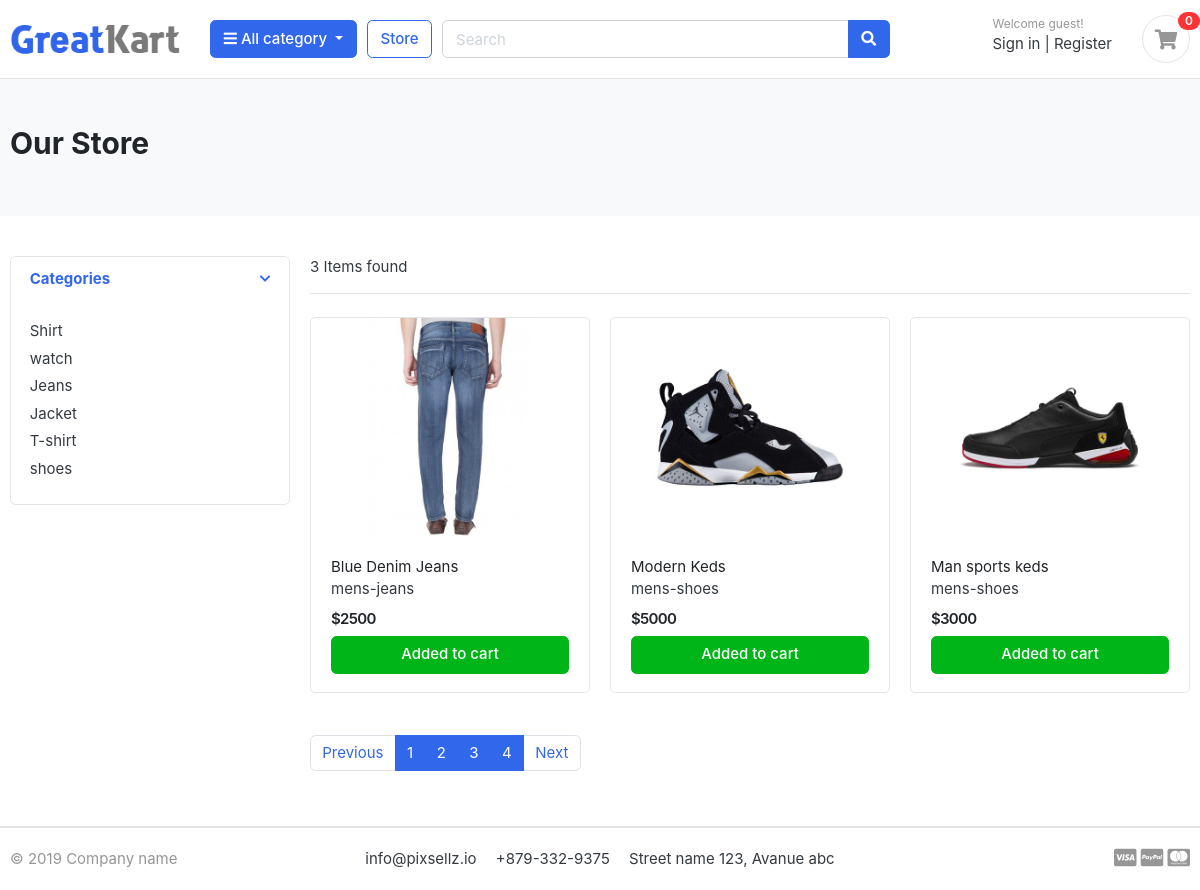
The page /store/?page=2 on the database its author committed.
### category/models.py (models this page shows, shortened)
class Category(models.Model):
    category_name = models.CharField(max_length=100, unique=True)
    slug = models.SlugField(max_length=100, unique=True)
    description = models.TextField(max_length=500, blank=True)
    cat_image = models.ImageField(upload_to= 'photos/category', blank=True)

### store/models.py (models this page shows)
class Product(models.Model):
    product_name = models.CharField(max_length=100, unique=True)
    slug = models.SlugField(max_length=200, unique=True)
    description = models.TextField(max_length=500, blank=True)
    price = models.IntegerField()
    image = models.ImageField(upload_to= 'photos/products')
    stock = models.IntegerField()
    is_available = models.BooleanField(default=True)
    category = models.ForeignKey(Category, on_delete=models.CASCADE)
    created_date = models.DateTimeField(auto_now_add=True)
    modified_date = models.DateTimeField(auto_now=True)
    def __str__(self):
        return self.product_name

### store/views.py (the view)
# urls.py: path('store/', include('store.urls')),
def store(request, category_slug=None):
    products = None
    if category_slug:
        category = get_object_or_404(Category, slug=category_slug)
        products = Product.objects.filter(is_available = True, category=category)
        page = request.GET.get('page')
        print(page)
        paginator = Paginator(products, 1)
        page_product = paginator.get_page(page)
    else:
        products = Product.objects.filter(is_available = True)
        paginator = Paginator(products, 3)
        page = request.GET.get('page')
        page_product = paginator.get_page(page)
        for i in page_product:
            print(i)
            print(page_product.has_next(), page_product.has_previous(), page_product.previous_page_number, page_product.next_page_number)
    categories = Category.objects.all()
    context = {'products' : page_product, 'categories' : categories,}
    return render(request, 'store/store.html', context)

### store/templates/store/store.html
{% extends 'base.html' %}
{% load static %}
{% block body %}
<section class="section-pagetop bg">
	<div class="container">
		<h2 class="title-page">Our Store</h2>
	</div>
	</section>
	<section class="section-content padding-y">
	<div class="container">
	<div class="row">
		<aside class="col-md-3">
	<div class="card">
		<article class="filter-group">
			<header class="card-header">
				<a href="#" data-toggle="collapse" data-target="#collapse_1" aria-expanded="true" class="">
					<i class="icon-control fa fa-chevron-down"></i>
					<h6 class="title">Categories</h6>
				</a>
			</header>
			<div class="filter-content collapse show" id="collapse_1">
				<div class="card-body">
					<ul class="list-menu">
						{% for i in categories %}
							<li><a href="{% url 'products_by_category' i.slug %}">{{i.category_name}}  </a></li>
						{% endfor %}
					</ul>
				</div>
			</div>
		</article>
	</div>
		</aside>
		<main class="col-md-9">
	<header class="border-bottom mb-4 pb-3">
			<div class="form-inline">
				<span class="mr-md-auto">{{products|length}} Items found </span>
			</div>
	</header>
	<div class="row">
		{% for item in products %}
		<div class="col-md-4">
			<figure class="card card-product-grid">
				<div class="img-wrap">
					<img src="{{item.image.url}}">
				</div>
				<figcaption class="info-wrap">
					<div class="fix-height">
						<a href="{% url 'product_detail' item.category.slug item.slug %}" class="title">{{item.product_name}}</a>
						{{item.category.slug}}
						<div class="price-wrap mt-2">
							<span class="price">${{item.price}}</span>
						</div>
					</div>
					<a href="#" class="btn btn-block btn-success">Added to cart </a>
				</figcaption>
			</figure>
		</div>
		{% endfor %}
	</div>
	<nav class="mt-4" aria-label="Page navigation sample">
	  <ul class="pagination">
		{% if products.has_previous %}
		<li class="page-item"><a class="page-link" href="?page={{products.previous_page_number}}">Previous</a></li>
		{% else %}
		<li class="page-item disabled"><a class="page-link">Previous</a></li>
		{% endif %}
		{% for i in products.paginator.page_range %}
		<li class="page-item active"><a class="page-link" href="?page={{i}}">{{i}}</a></li>
		{% endfor %}
		{% if products.has_next %}
		<li class="page-item"><a class="page-link" href="?page={{products.next_page_number}}">Next</a></li>
		{% else %}
		<li class="page-item disabled"><a class="page-link">Next</a></li>
		{% endif %}
	  </ul>
	</nav>
		</main>
	</div>
	</div>
	</section>
{% endblock %}

### static/css/ui.css (style rules this page uses)
html { font-family: "Inter", sans-serif; font-size: 15px; }
.img-wrap { text-align: center; display: block; }
.img-wrap img { max-width: 100%; }
.price-wrap { letter-spacing: -0.7px; }
.padding-y { padding-top: 40px; padding-bottom: 40px; }
figure { margin-bottom: 0; }
article:after, .form-group:after { display: block; clear: both; content: ""; }
.bg { background-color: #f8f9fa; }
.title-page { color: #212529; }
[class*=list-] li:after { visibility: hidden; display: block; content: ""; overflow: hidden; height: 0; clear: both; }
.list-menu { list-style: none; margin: 0; padding-left: 0; }
.list-menu li { margin-bottom: 5px; }
.list-menu a { color: #343a40; }
[class*=card-product] a.title { color: #212529; display: block; }
[class*=card-product] .img-wrap { overflow: hidden; position: relative; }
[class*=card-product] .img-wrap img { height: 100%; max-width: 100%; width: auto; display: inline-block; -o-object-fit: cover; object-fit: cover; }
.card-product-grid { margin-bottom: 20px; }
.card-product-grid .img-wrap { border-radius: 0.2rem 0.2rem 0 0; height: 220px; }
.card-product-grid .info-wrap { overflow: hidden; padding: 18px 20px; }
.card-product-grid .fix-height { height: 80px; overflow: hidden; }
.card .img-wrap { overflow: hidden; }
.price { font-weight: 600; color: #212529; }
.icon-control { margin-top: 5px; float: right; font-size: 80%; }
.card-header .title { margin-bottom: 0; line-height: 1.5; }
.filter-group { border-bottom: 1px solid #e4e4e4; }
.filter-group .card-header { border-bottom: 0; }
.filter-group:last-child { border-bottom: 0; }
.section-pagetop { padding: 45px 0; }

### rows shown on the page
Category: category_name "Shirt"
Category: category_name "watch"
Category: category_name "Jeans"
Category: category_name "Jacket"
Category: category_name "T-shirt"
Category: category_name "shoes"
Product: image (picture), product_name "Blue Denim Jeans", category.slug "mens-jeans", price "2500"
Product: image (picture), product_name "Modern Keds", category.slug "mens-shoes", price "5000"
Product: image (picture), product_name "Man sports keds", category.slug "mens-shoes", price "3000"

### other values the page prints
{{ products|length }} "3"
{{ i }} "1" "2" "3" "4"
